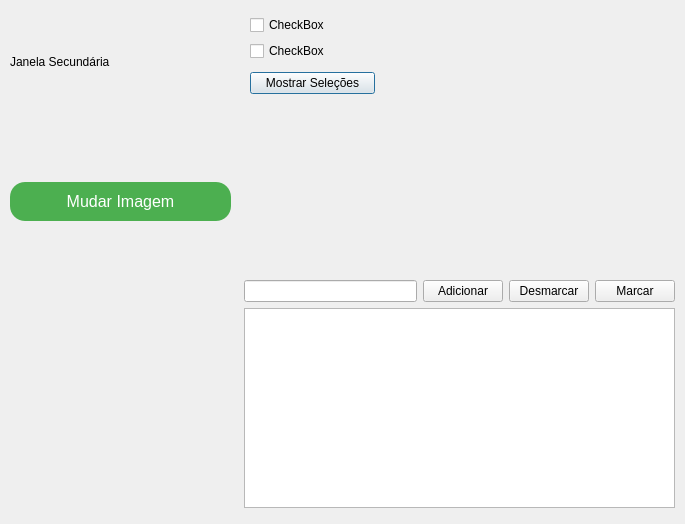
<?xml version="1.0" encoding="UTF-8"?>
<ui version="4.0">
 <class>JanelaSecundaria</class>
 <widget class="QDialog" name="JanelaSecundaria">
  <property name="geometry">
   <rect>
    <x>0</x>
    <y>0</y>
    <width>685</width>
    <height>524</height>
   </rect>
  </property>
  <property name="windowTitle">
   <string>Dialog</string>
  </property>
  <widget class="QWidget" name="layoutWidget">
   <property name="geometry">
    <rect>
     <x>250</x>
     <y>10</y>
     <width>125</width>
     <height>90</height>
    </rect>
   </property>
   <layout class="QVBoxLayout" name="verticalLayout_2">
    <item>
     <layout class="QVBoxLayout" name="verticalLayout">
      <item>
       <widget class="QCheckBox" name="checkBox">
        <property name="text">
         <string>CheckBox</string>
        </property>
       </widget>
      </item>
      <item>
       <widget class="QCheckBox" name="checkBox_2">
        <property name="text">
         <string>CheckBox</string>
        </property>
       </widget>
      </item>
     </layout>
    </item>
    <item>
     <widget class="QPushButton" name="pushButton">
      <property name="text">
       <string>Mostrar Seleções</string>
      </property>
     </widget>
    </item>
   </layout>
  </widget>
  <widget class="QWidget" name="">
   <property name="geometry">
    <rect>
     <x>10</x>
     <y>10</y>
     <width>221</width>
     <height>211</height>
    </rect>
   </property>
   <layout class="QVBoxLayout" name="verticalLayout_4">
    <item>
     <widget class="QLabel" name="numero_pagina">
      <property name="text">
       <string>Janela Secundária</string>
      </property>
     </widget>
    </item>
    <item>
     <layout class="QVBoxLayout" name="verticalLayout_3">
      <item>
       <widget class="QLabel" name="Imagem_github">
        <property name="text">
         <string/>
        </property>
        <property name="pixmap">
         <pixmap>../../Imagens/github-logo.webp</pixmap>
        </property>
        <property name="scaledContents">
         <bool>true</bool>
        </property>
       </widget>
      </item>
      <item>
       <widget class="QPushButton" name="Mudar_Imagem">
        <property name="styleSheet">
         <string notr="true"> background-color: #4CAF50; /* Cor de fundo do botão */
  color: white; /* Cor do texto */
  padding: 10px 20px; /* Espaçamento interno do botão */
  border: none; /* Remover borda padrão */
  border-radius: 15px; /* Arredondar bordas */
  font-size: 16px; /* Tamanho da fonte */</string>
        </property>
        <property name="text">
         <string>Mudar Imagem</string>
        </property>
       </widget>
      </item>
     </layout>
    </item>
   </layout>
  </widget>
  <widget class="QWidget" name="">
   <property name="geometry">
    <rect>
     <x>244</x>
     <y>280</y>
     <width>431</width>
     <height>228</height>
    </rect>
   </property>
   <layout class="QVBoxLayout" name="verticalLayout_5">
    <item>
     <layout class="QHBoxLayout" name="horizontalLayout">
      <item>
       <widget class="QLineEdit" name="lineEdit"/>
      </item>
      <item>
       <widget class="QPushButton" name="btn_adicionar">
        <property name="text">
         <string>Adicionar</string>
        </property>
       </widget>
      </item>
      <item>
       <widget class="QPushButton" name="btn_desmarcar">
        <property name="text">
         <string>Desmarcar</string>
        </property>
       </widget>
      </item>
      <item>
       <widget class="QPushButton" name="btn_marcar">
        <property name="text">
         <string>Marcar</string>
        </property>
       </widget>
      </item>
     </layout>
    </item>
    <item>
     <widget class="QListWidget" name="listWidget"/>
    </item>
   </layout>
  </widget>
 </widget>
 <resources/>
 <connections/>
</ui>
